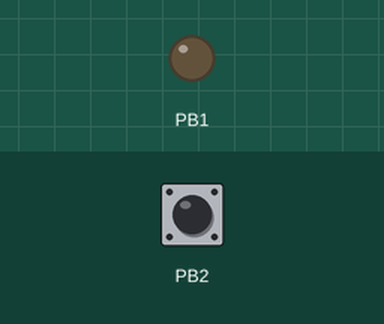
Recording of a sketch running on a simulated ATtiny85, built with avr-gcc and run on an emulated ATtiny85. Parts: output pins drawn as LEDs (lit = HIGH). Inputs (shaded band) come from the test bench; at power-on: PB2 HIGH.

Above: at 0.1 s.
At 14.1 s:
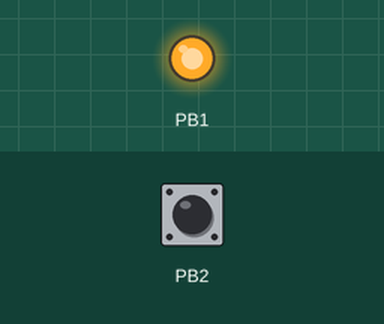
Timing chart, 0 to 15.6 s (numbered marks = the images above):
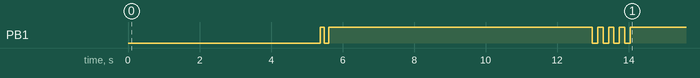

The sketch:

software.ino
```cpp
// recon/software - Tier 2
//
// Installed software inventory.
//
// CrowdStrike, Velociraptor, Kaseya or Rapid7 on a machine that should
// not have them is a headline finding. Reading this first avoids poking a
// host under active monitoring.
//
// Read-only, no persistence, nothing left behind except the text file named in
// R_OUT. Output lands in C:\Users\Public\ds-recon\ on the target.

#include <duck.h>

// PROGMEM: this string must live in flash, not SRAM. The ATtiny85 has 512
// bytes of RAM and this script is far larger than that.
static const char S[] PROGMEM =
    R_MKDIR
    "$p=@('HKLM:\\SOFTWARE\\Microsoft\\Windows\\CurrentVersion\\Uninstall\\*','HKLM:\\SOFTWARE\\WOW6432Node\\Microsoft\\Windows\\CurrentVersion\\Uninstall\\*','HKCU:\\SOFTWARE\\Microsoft\\Windows\\CurrentVersion\\Uninstall\\*')"
    "Get-ItemProperty $p -EA 0|Where-Object DisplayName|Select DisplayName,DisplayVersion,Publisher,InstallDate|Sort DisplayName|Format-Table -Auto|Out-String -Width 200"
    R_OUT("software.txt")
    R_SHOW("software.txt");

void setup() {
  duckBegin();
  ledPulse(2, 120, 120);
  recon(S);
  ledPulse(4, 150, 150);
}

void loop() {}
```
